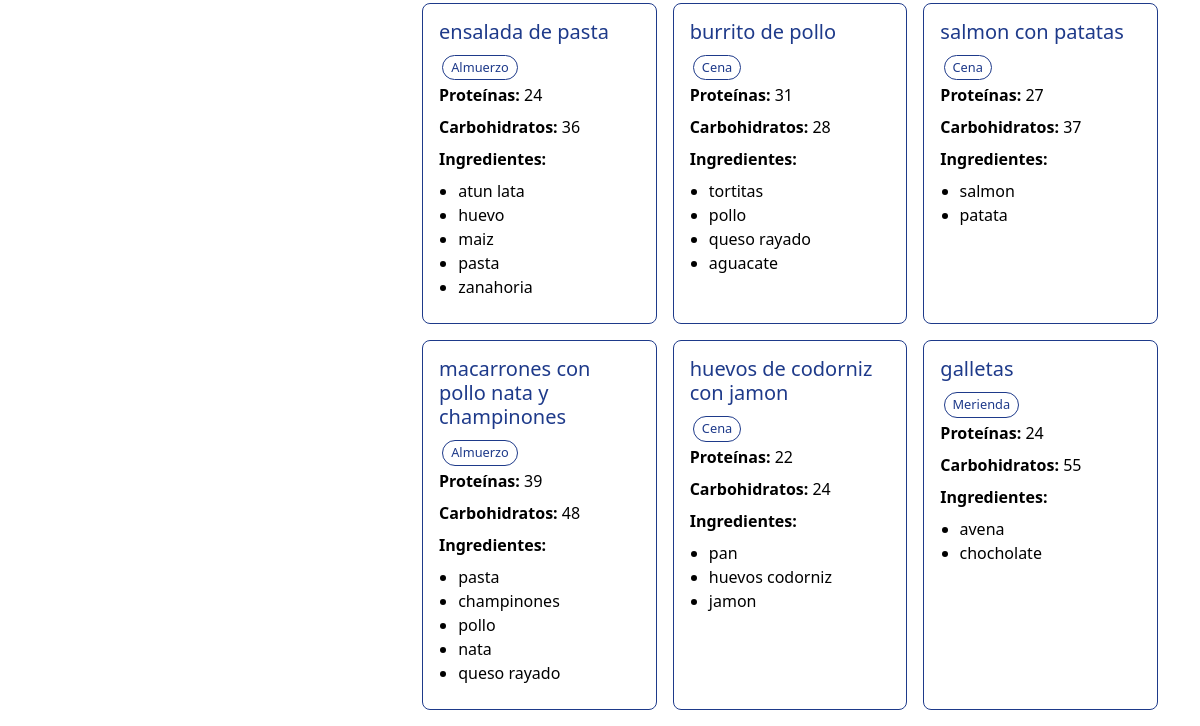
The app's page / (signed in, lower part), older data.
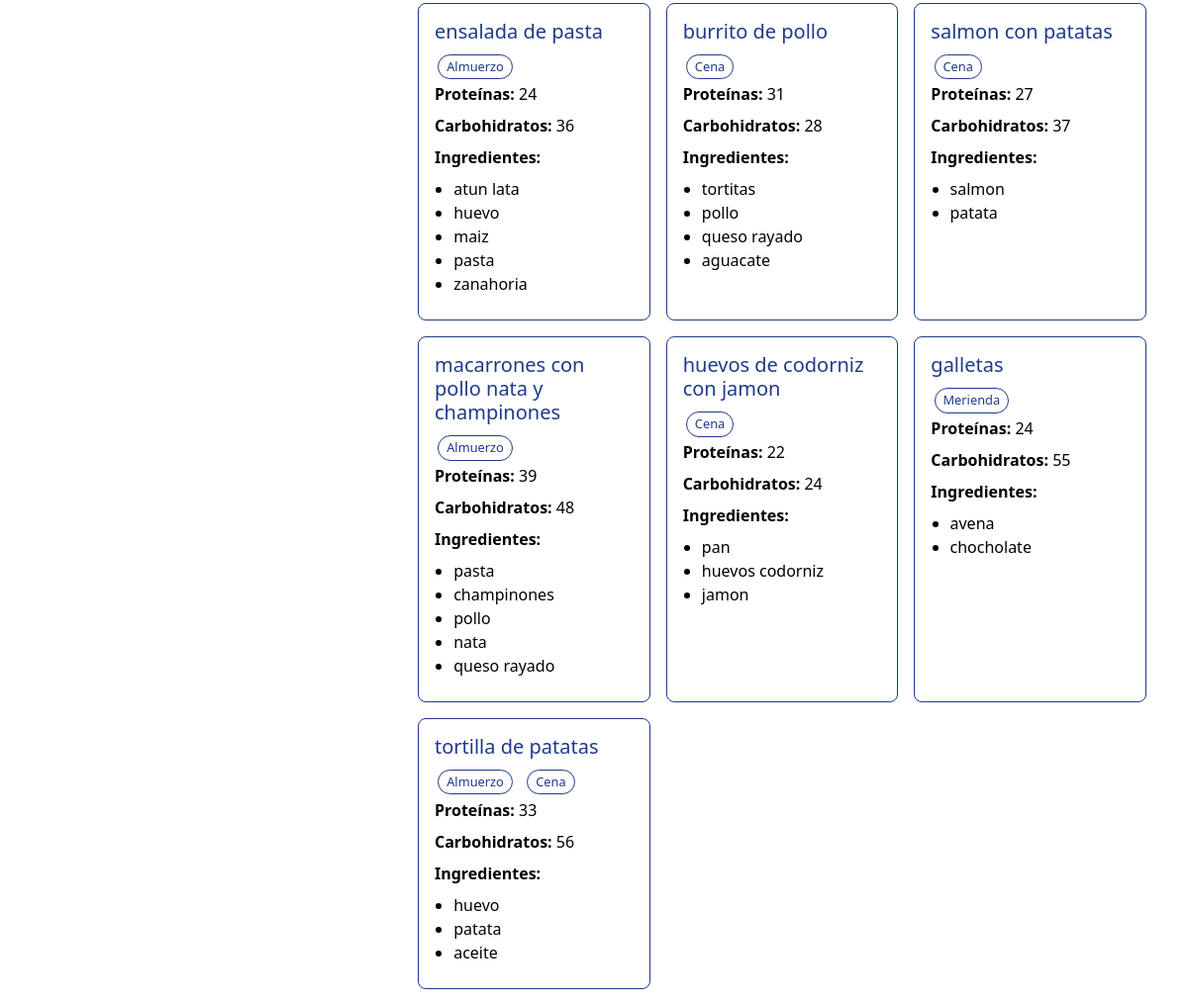
The same page, newer data.
### app/models.py (models this page shows, shortened)
class Receta(models.Model):
    nombre = models.CharField(
        max_length=100,
        validators=[
            RegexValidator(
                regex=r'^[a-zA-Z0-9ñÑáéíóúÁÉÍÓÚ,\s]+$',
                message='El nombre solo puede contener letras, números, espacios, comas y la letra ñ.',
                code='invalid_nombre'
            )
        ]
    )
    tipo_comida = models.ManyToManyField(TipoComida, related_name='recetas')
    proteinas = models.IntegerField(validators=[MinValueValidator(0)])
    carbohidratos = models.IntegerField(validators=[MinValueValidator(0)])
    ingredientes = models.ManyToManyField(Ingrediente, related_name='recetas')
    familia = models.ForeignKey(Familia, on_delete=models.CASCADE, related_name='recetas')
    descripcion = models.TextField(
        verbose_name="Descripción",
        blank=True,
        null=True,
        help_text="Descripción de la receta (opcional)."
    )
    combinable = models.BooleanField(
        default=True,
        help_text="Indica si la receta puede combinarse con otras."
    )

class TipoComida(models.Model):
    nombre = models.CharField(
        max_length=20,
        validators=[
            RegexValidator(
                regex=r'^[a-zA-Z]+$',
                message='El nombre solo puede contener letras.',
                code='invalid_nombre'
            )
        ],
        unique=True)

class Ingrediente(models.Model):
    nombre = models.CharField(
        max_length=100,
        validators=[
            RegexValidator(
                regex=r'^[a-zA-Z0-9ñÑáéíóúÁÉÍÓÚ,\s]+$',
                message='El nombre solo puede contener letras, números, espacios, comas y la letra ñ.',
                code='invalid_nombre'
            )
        ]
    )
    frec = models.IntegerField(validators=[MinValueValidator(1)])
    familia = models.ForeignKey(Familia, on_delete=models.CASCADE, related_name='ingredientes')

### app/views/recetas.py (the view)
# urls.py: path('', login_required(recetas.listado_recetas), name='listado_recetas'),
@login_required
def listado_recetas(request):
    familia = request.user.familias.first()
    recetas = Receta.objects.filter(familia=familia)
    ingredientes = Ingrediente.objects.filter(familia=familia)
    return render(request, 'recetas/listado_recetas.html', {'recetas': recetas, 'ingredientes': ingredientes})

### app/templates/recetas/listado_recetas.html (shortened to what this page needs)
{% extends 'navbar.html' %}
{% block content %}
<link href="https://cdn.jsdelivr.net/npm/bootstrap@5.3.0/dist/css/bootstrap.min.css" rel="stylesheet">
<div class="container mt-4">
  <div class="row">
    <div class="col-lg-4 mb-4">
    </div>
    <div class="col-lg-8">
      <div class="container-recetas">
        {% for receta in recetas %}
        <a href="{% url 'detalle_receta' receta.pk %}" class="card-link">
          <div class="card-receta">
            <h5>{{ receta.nombre }}</h5>
            <div class="d-flex flex-wrap gap-2">
              {% for t in receta.tipo_comida.all %}
              <span class="meal-btn sm">{{ t.nombre }}</span>
              {% endfor %}
            </div>
            <p><strong>Proteínas:</strong> <span class="valor-proteina">{{ receta.proteinas }}</span></p>
            <p><strong>Carbohidratos:</strong> <span class="valor-carbohidratos">{{ receta.carbohidratos }}</span></p>
            <p><strong>Ingredientes:</strong></p>
            <ul class="ingredientes-receta">
              {% for ing in receta.ingredientes.all %}
              <li>{{ ing.nombre }}</li>
              {% endfor %}
            </ul>
          </div>
        </a>
        {% endfor %}
      </div>
    </div>
  </div>
</div>
{% endblock %}

Row changes from the older to the newer data that the page shows:
added Receta: nombre "tortilla de patatas", proteinas "33", carbohidratos "56", TipoComida (nombre "Almuerzo"), TipoComida (nombre "Cena"), Ingrediente (nombre "huevo"), Ingrediente (nombre "patata")
added Ingrediente: nombre "aceite", shown under "tortilla de patatas"
